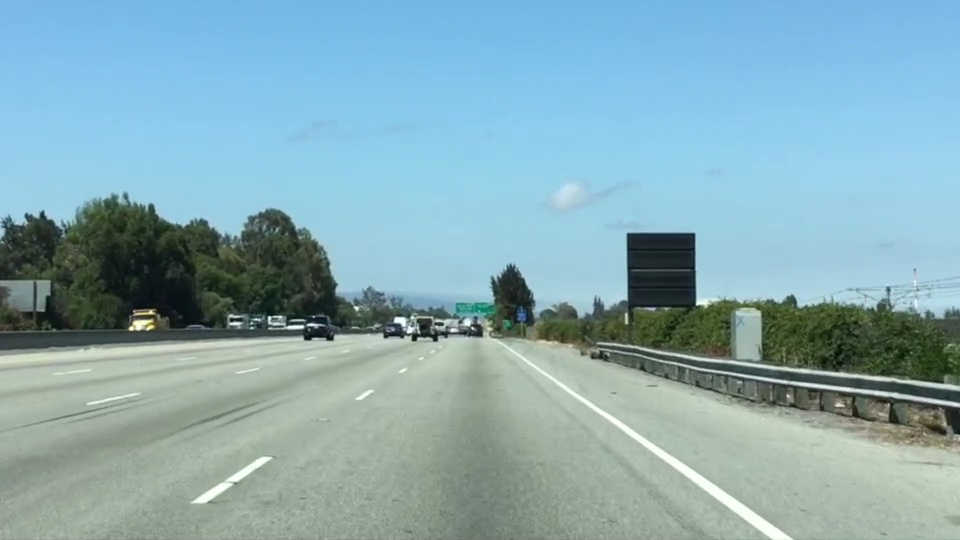
#> input picture term1/test.jpg, 960 x 540 px
$ python region_masking.py
#> lines starting #> are read from the running program, lines starting #| are printed output that depends on the picture; after the words box and inside, x2 and y2 are one past the last pixel; in counts of white or black regions, pixels touching at a corner belong together
import matplotlib.pyplot as plt
import matplotlib.image as mpimg
import numpy as np

image = mpimg.imread('test.jpg')
#> image is the input picture: shape (540, 960, 3); mean R, G, B 135.5, 171.1, 179.2

print('This image is :',type(image),'with dimension',image.shape)
#| This image is : <class 'numpy.ndarray'> with dimension (540, 960, 3)

ysize = image.shape[0]
#> ysize = 540
xsize = image.shape[1]
#> xsize = 960
region_select = np.copy(image)

left_bottom = [130, 539]
right_bottom = [810, 539]
apex = [470,320]

fit_left = np.polyfit((left_bottom[0], apex[0]),(left_bottom[1],apex[1]),1)
fit_right = np.polyfit((right_bottom[0],apex[0]),(right_bottom[1],apex[1]),1)
fit_bottom = np.polyfit((left_bottom[0],right_bottom[0]),(left_bottom[1],right_bottom[1]),1)

XX , YY = np.meshgrid(np.arange(0,xsize), np.arange(0,ysize))

region_thresholds = (YY > (XX * fit_left[0]  + fit_left[1]  )) &\
                    (YY > (XX * fit_right[0] + fit_right[1] )) &\
                    (YY < (XX * fit_bottom[0]+ fit_bottom[1]))

region_select[region_thresholds] = [255,0,0]
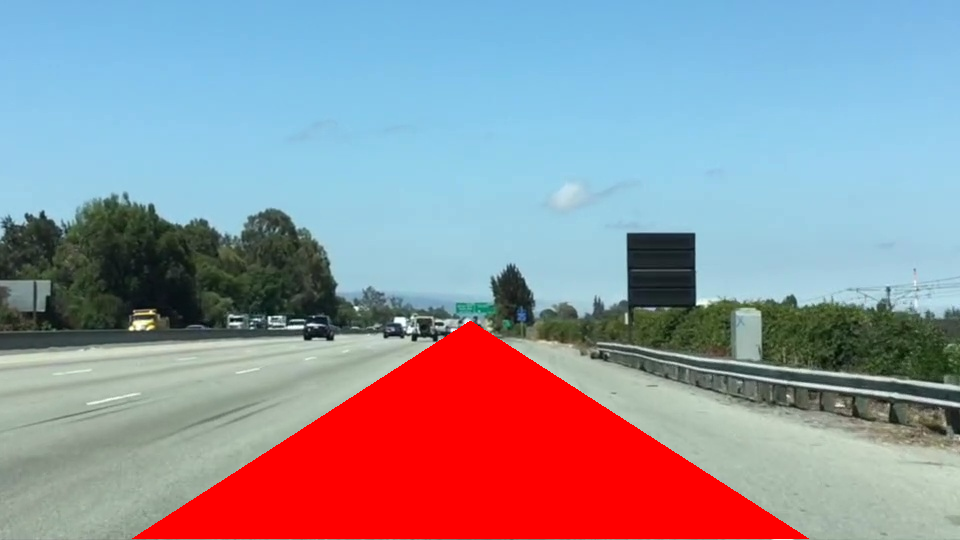
#> region_select: shape (540, 960, 3); 14.3% of pixels changed, all inside (x1, y1, x2, y2) = (132, 321, 809, 539)

plt.figure(1)
plt.subplot(211)
plt.title("Input Image")
plt.imshow(image)
plt.subplot(212)
plt.title("region masked")
plt.imshow(region_select)
plt.show()
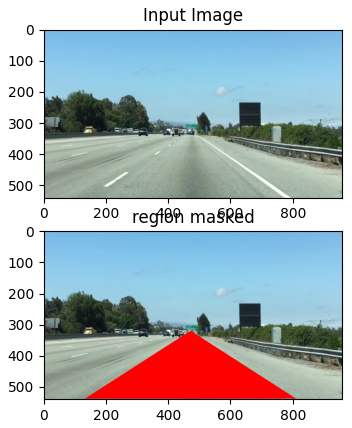
#> figure drawn by matplotlib, 2 panels
